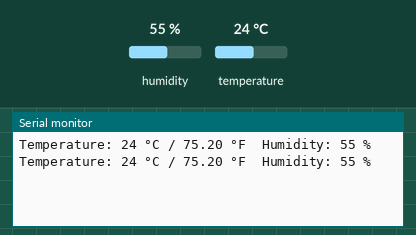
This sketch was run on a simulated ESP8266 (NodeMCU). On the bench: the last lines printed to the serial monitor. The inputs (shaded band) are chosen by the test bench; at power-on: humidity 55 %, temperature 24 °C.

Above: at 3.3 s.
3.4 s: humidity set to 22 %
At 6.4 s:
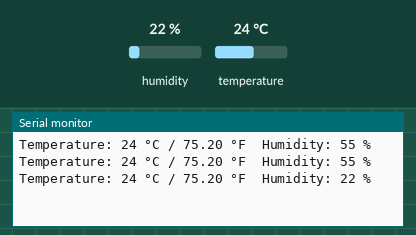
6.7 s: temperature set to 12 °C
At 9.5 s:
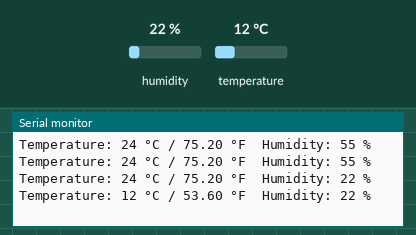
10.0 s: humidity set to 40 %
At 11.0 s:
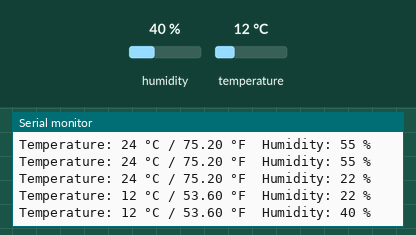
Timing chart, 0 to 13.0 s (numbered marks = the images above; inputs shaded):
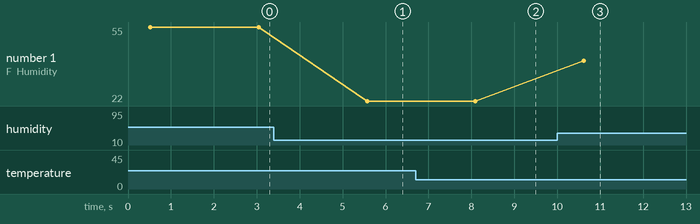

The sketch:

TempReport_copy_20240618163107.ino
```cpp
// (licence header left out)
// Include the DHT11 library for interfacing with the sensor.
#include <DHT11.h>

// Create an instance of the DHT11 class.
// - For Arduino: Connect the sensor to Digital I/O Pin 2.
// - For ESP32: Connect the sensor to pin GPIO2 or P2.
// - For ESP8266: Connect the sensor to GPIO2 or D4.
DHT11 dht11(2);

void setup() {
    // Initialize serial communication to allow debugging and data readout.
    // Using a baud rate of 9600 bps.
    Serial.begin(9600);

    // Uncomment the line below to set a custom delay between sensor readings (in milliseconds).
    dht11.setDelay(5000); // Set this to the desired delay. Default is 500ms.
}

void loop() {
    int temperature = 0;
    int humidity = 0;

    // Attempt to read the temperature and humidity values from the DHT11 sensor.
    int result = dht11.readTemperatureHumidity(temperature, humidity);

    // Check the results of the readings.
    // If the reading is successful, print the temperature and humidity values.
    // If there are errors, print the appropriate error messages.
    if (result == 0) {
        // Print temperature in Fahrenheit and humidity
        Serial.print("Temperature: ");
        Serial.print(temperature);
        Serial.print(" °C / ");
        Serial.print(temperature * 9.0 / 5.0 + 32.0); // Print temperature in Fahrenheit
        Serial.print(" °F\tHumidity: ");
        Serial.print(humidity);
        Serial.println(" %");
    } else {
        // Print error message based on the error code.
        Serial.println(dht11.getErrorString(result));
    }

    // Delay before next reading (optional)
    delay(2000); // Adjust delay as needed
}
```

Measured:
- after the input at 3.4 s, the serial monitor: prints a new line after 2.2 s (image 1)
- after the input at 6.7 s, the serial monitor: prints a new line after 1.4 s (image 2)
- after the input at 10.0 s, the serial monitor: prints a new line after 0.62 s (image 3)
- plotted number 1: 55 → 22 after the input at 3.4 s, 22 → 40 after the input at 10.0 s
